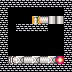

Rendered tile map (Tiled .tmx) drawn with the repository's tilesets; below, a short description and the full map source, tile grids included:
An orthogonal 9x9 tile map with 8x8 px tiles, 1 tile layer (4).

<map version="1.2" tiledversion="1.3.3" orientation="orthogonal" renderorder="right-down" width="9" height="9" tilewidth="8" tileheight="8" infinite="0" nextlayerid="2" nextobjectid="1">
 <tileset firstgid="1" source="tileset.tsx" />
 <layer id="1" name="4" width="9" height="9">
  <data encoding="csv">
1,1,1,1,1,1,1,1,1,
1,0,0,0,0,0,0,0,1,
1,0,0,0,2,8,5,5,1,
1,0,1,1,1,1,0,0,1,
1,0,0,0,0,0,0,0,1,
1,0,0,0,0,0,0,0,1,
1,0,0,0,0,0,0,0,1,
1,13,21,8,21,8,21,10,1,
1,1,1,1,1,1,1,1,1
</data>
 </layer>
</map>